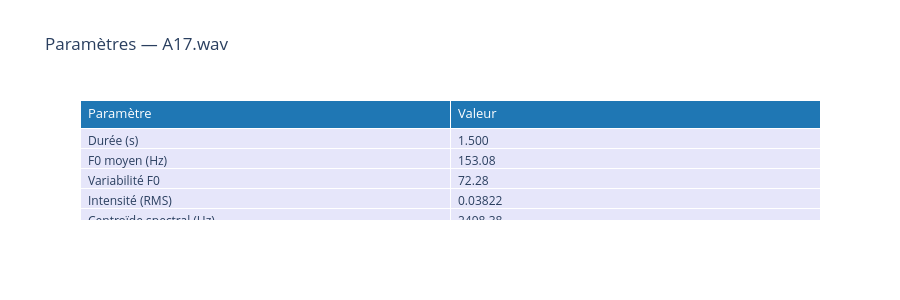

Notebook cell for this chart:
### Code cell
def show_sound_params(filename):
    row = df[df["file"] == filename].iloc[0]
    
    params = {
        "Paramètre": ["Durée (s)", "F0 moyen (Hz)", "Variabilité F0", 
                      "Intensité (RMS)", "Centroïde spectral (Hz)", 
                      "Largeur de bande (Hz)", "Rolloff spectral (Hz)"],
        "Valeur": [
            f"{row['duration']:.3f}",
            f"{row['f0_mean']:.2f}",
            f"{row['f0_variability']:.2f}",
            f"{row['global_intensity']:.5f}",
            f"{row['spectral_centroid_mean']:.2f}",
            f"{row['spectral_bandwidth_mean']:.2f}",
            f"{row['spectral_rolloff_mean']:.2f}"
        ]
    }
    
    fig = go.Figure(data=[go.Table(
        header=dict(values=["Paramètre", "Valeur"],
                    fill_color="#1f77b4",
                    font=dict(color="white", size=13),
                    align="left"),
        cells=dict(values=[params["Paramètre"], params["Valeur"]],
                   fill_color="lavender",
                   align="left",
                   font=dict(size=12))
    )])
    fig.update_layout(title=f"Paramètres — {filename}", height=300)
    fig.show()

def on_file_change(change):
    if change["name"] == "value":
        show_sound_details(change["new"])
        show_sound_params(change["new"])

file_selector.unobserve_all()
file_selector.observe(on_file_change)
show_sound_params(file_selector.value)

### Figure 1 — Plotly figure (JSON) as saved in the notebook; plotly's stock layout.template omitted (floating-point values rounded to 4 significant figures)
{"data": [{"cells": {"align": "left", "fill": {"color": "lavender"}, "font": {"size": 12}, "values": [["Durée (s)", "F0 moyen (Hz)", "Variabilité F0", "Intensité (RMS)", "Centroïde spectral (Hz)", "Largeur de bande (Hz)", "Rolloff spectral (Hz)"], ["1.500", "153.08", "72.28", "0.03822", "2498.38", "2448.85", "4669.89"]]}, "header": {"align": "left", "fill": {"color": "#1f77b4"}, "font": {"color": "white", "size": 13}, "values": ["Paramètre", "Valeur"]}, "type": "table"}], "layout": {"height": 300, "title": {"text": "Paramètres — A17.wav"}}}
